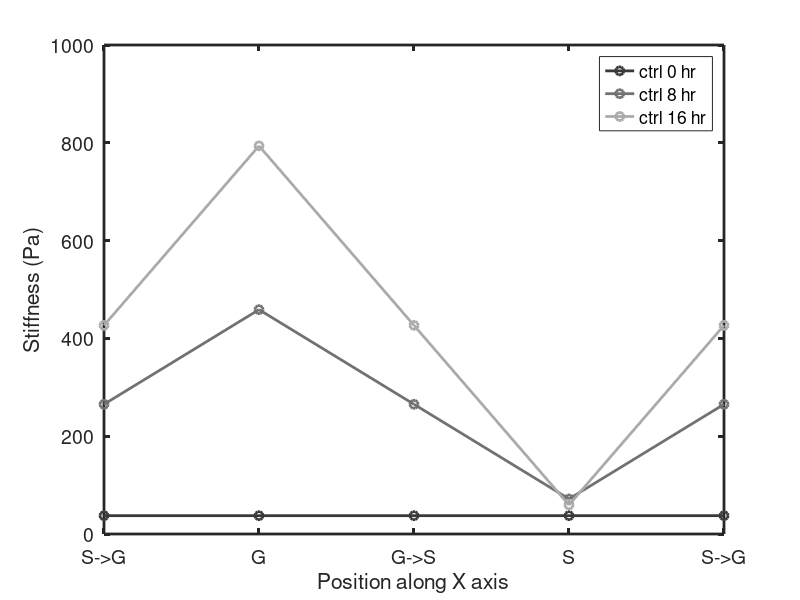
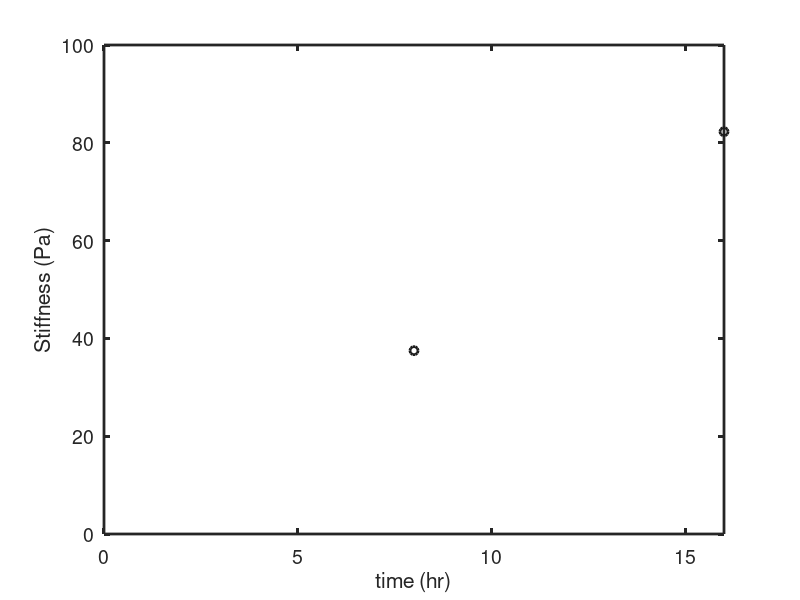

Source code (MATLAB) for these figures, in order:
%%
% This script is to create stiffness grid files for each time step. This
% is of course for instances where limited number of input files are used.
% If a better time resolution is needed, I have to modify Melda's code in
% order to be able to read spatio-temporal growth/expansion maps.
clear all
close all
%% This part should be defined by user
noTimePoints=3; % number of timepoints (e.g. if the user wants to input 5 growth maps, noTimePoints=5)
noPeriods=3;   % number of periods (gyrus or sulcus) that should appear in the tissue
noColumns=4*noPeriods+1;    % number of columns in the expansion grid file. For each square on the expansion rate grid, we need three values (i.e. expansion rate in x, y, z).
noRows=10;  % number of rows in the expansion grid file

% define stiffnesses for control and folding, for 8hr and 16hr
stiffnessAtG_ctrl_0hr = 37.49;
stiffnessAtS_ctrl_0hr = 37.49;
stiffnessAtSG_ctrl_0hr = (stiffnessAtG_ctrl_0hr+stiffnessAtS_ctrl_0hr)/2;
stiffnessAtGS_ctrl_0hr = (stiffnessAtG_ctrl_0hr+stiffnessAtS_ctrl_0hr)/2;

stiffnessAtG_ctrl_8hr = 37.49;
stiffnessAtS_ctrl_8hr = 37.49;
stiffnessAtSG_ctrl_8hr = (stiffnessAtG_ctrl_8hr+stiffnessAtS_ctrl_8hr)/2;
stiffnessAtGS_ctrl_8hr = (stiffnessAtG_ctrl_8hr+stiffnessAtS_ctrl_8hr)/2;

stiffnessAtG_ctrl_16hr = 82.27;
stiffnessAtS_ctrl_16hr = 82.27;
stiffnessAtSG_ctrl_16hr = (stiffnessAtG_ctrl_16hr+stiffnessAtS_ctrl_16hr)/2;
stiffnessAtGS_ctrl_16hr = (stiffnessAtG_ctrl_16hr+stiffnessAtS_ctrl_16hr)/2;

stiffnessAtG_folding_0hr = 37.49;
stiffnessAtS_folding_0hr = 37.49;
stiffnessAtSG_folding_0hr = (stiffnessAtG_folding_0hr+stiffnessAtS_folding_0hr)/2;
stiffnessAtGS_folding_0hr = (stiffnessAtG_folding_0hr+stiffnessAtS_folding_0hr)/2;

stiffnessAtG_folding_8hr = 458.83;
stiffnessAtS_folding_8hr = 71.71;
stiffnessAtSG_folding_8hr = (stiffnessAtG_folding_8hr+stiffnessAtS_folding_8hr)/2;
stiffnessAtGS_folding_8hr = (stiffnessAtG_folding_8hr+stiffnessAtS_folding_8hr)/2;

stiffnessAtG_folding_16hr = 793.77;
stiffnessAtS_folding_16hr = 59.43;
stiffnessAtSG_folding_16hr = (stiffnessAtG_folding_16hr+stiffnessAtS_folding_16hr)/2;
stiffnessAtGS_folding_16hr = (stiffnessAtG_folding_16hr+stiffnessAtS_folding_16hr)/2;
%% Creating the grids and writing them into file

% For expansion rates, we need to make two matrices, one for magnitude and
% one for orientation. Since for the case of brain folding, we don't have y
% growth, we either have orientations as 0 or 180 degrees of x or z axis.
% So I will first create the magnitude matrix. Then find the ones with
% negative values, set the orientation of those to 180. And then make all
% values in the magnitude matrix positive.
for timePointsID=1:noTimePoints
    stiffness_ctrl=zeros(noRows,noColumns);   % stiffness grid
    stiffness_folding=zeros(noRows,noColumns);   % stiffness grid
    for j=1:noRows
        for i=1:noPeriods
            if timePointsID==1
                stiffness_ctrl(j,(i-1)*4+1:(i-1)*4+4)=[stiffnessAtSG_ctrl_0hr,stiffnessAtG_ctrl_0hr,stiffnessAtGS_ctrl_0hr,stiffnessAtS_ctrl_0hr];
                stiffness_folding(j,(i-1)*4+1:(i-1)*4+4)=[stiffnessAtSG_folding_0hr,stiffnessAtG_folding_0hr,stiffnessAtGS_folding_0hr,stiffnessAtS_folding_0hr];
            elseif timePointsID==2
                stiffness_ctrl(j,(i-1)*4+1:(i-1)*4+4)=[stiffnessAtSG_ctrl_8hr,stiffnessAtG_ctrl_8hr,stiffnessAtGS_ctrl_8hr,stiffnessAtS_ctrl_8hr];
                stiffness_folding(j,(i-1)*4+1:(i-1)*4+4)=[stiffnessAtSG_folding_8hr,stiffnessAtG_folding_8hr,stiffnessAtGS_folding_8hr,stiffnessAtS_folding_8hr];
            elseif timePointsID==3
                stiffness_ctrl(j,(i-1)*4+1:(i-1)*4+4)=[stiffnessAtSG_ctrl_16hr,stiffnessAtG_ctrl_16hr,stiffnessAtGS_ctrl_16hr,stiffnessAtS_ctrl_16hr];
                stiffness_folding(j,(i-1)*4+1:(i-1)*4+4)=[stiffnessAtSG_folding_16hr,stiffnessAtG_folding_16hr,stiffnessAtGS_folding_16hr,stiffnessAtS_folding_16hr];
            end
        end
        if timePointsID==1
            stiffness_ctrl(j,noColumns)=stiffnessAtSG_ctrl_0hr;
            stiffness_folding(j,noColumns)=stiffnessAtSG_folding_0hr;
        elseif timePointsID==2
            stiffness_ctrl(j,noColumns)=stiffnessAtSG_ctrl_8hr;
            stiffness_folding(j,noColumns)=stiffnessAtSG_folding_8hr;
        elseif timePointsID==3
            stiffness_ctrl(j,noColumns)=stiffnessAtSG_ctrl_16hr;
            stiffness_folding(j,noColumns)=stiffnessAtSG_folding_16hr;
        end
    end
    
    
    
    filename=sprintf('StiffnessCtrl_3periods_10rows_t%d',timePointsID-1);
    fileID = fopen(filename,'w');
    fprintf(fileID,'%d %d \n',[noColumns,noRows]);  % number of columns and rows in the grid matrix
    % writing stiffness file for ctrl case
    for i=1:noRows
        fprintf(fileID,'%f ',stiffness_ctrl(i,:));
        fprintf(fileID,'\n');
    end
    fclose(fileID)
    
    filename=sprintf('StiffnessFolding_3periods_10rows_t%d',timePointsID-1);
    fileID = fopen(filename,'w');
    fprintf(fileID,'%d %d \n',[noColumns,noRows]);  % number of columns and rows in the grid matrix
    % writing stiffness file for folding case
    for i=1:noRows
        fprintf(fileID,'%f ',stiffness_folding(i,:));
        fprintf(fileID,'\n');
    end
    fclose(fileID)
end
%% This is just for plotting the stiffnesses
width = 6;     % Width in inches
height = 5;    % Height in inches
alw = 0.75;    % AxesLineWidth
fsz = 14;      % Fontsize
lw = 2;      % LineWidth
msz = 7; % MarkerSize

fig1=figure()
pos=get(gcf,'Position');
set(gcf,'Position',[pos(1) pos(2) width*50 height*50]);
set(gca,'FontSize',fsz,'LineWidth',lw)

cmap1=gray(10);
cmap2=autumn(10);

%plot([stiffnessAtSG_ctrl_0hr,stiffnessAtG_ctrl_0hr,stiffnessAtGS_ctrl_0hr,stiffnessAtS_ctrl_0hr,stiffnessAtSG_ctrl_0hr],'*-','color',cmap1(3,:),'Linewidth',lw)
%hold on
%plot([stiffnessAtSG_ctrl_8hr,stiffnessAtG_ctrl_8hr,stiffnessAtGS_ctrl_8hr,stiffnessAtS_ctrl_8hr,stiffnessAtSG_ctrl_8hr],'*-','color',cmap1(5,:),'Linewidth',lw)
%hold on
%plot([stiffnessAtSG_ctrl_16hr,stiffnessAtG_ctrl_16hr,stiffnessAtGS_ctrl_16hr,stiffnessAtS_ctrl_16hr,stiffnessAtSG_ctrl_16hr],'*-','color',cmap1(7,:),'Linewidth',lw)
%hold on
plot([stiffnessAtSG_folding_0hr,stiffnessAtG_folding_0hr,stiffnessAtGS_folding_0hr,stiffnessAtS_folding_0hr,stiffnessAtSG_folding_0hr],'o-','color',cmap1(3,:),'Linewidth',lw)
hold on
plot([stiffnessAtSG_folding_8hr,stiffnessAtG_folding_8hr,stiffnessAtGS_folding_8hr,stiffnessAtS_folding_8hr,stiffnessAtSG_folding_8hr],'o-','color',cmap1(5,:),'Linewidth',lw)
hold on
plot([stiffnessAtSG_folding_16hr,stiffnessAtG_folding_16hr,stiffnessAtGS_folding_16hr,stiffnessAtS_folding_16hr,stiffnessAtSG_folding_16hr],'o-','color',cmap1(7,:),'Linewidth',lw)

set(gcf,'Position',[pos(1) pos(2) width*60 height*60]);
set(gca,'FontSize',fsz,'LineWidth',lw)
%xlim([-5 100])
ylim([0 1000])
xticklabels({'S->G','G','G->S','S','S->G'})
legend('ctrl 0 hr','ctrl 8 hr','ctrl 16 hr','folding 0 hr','folding 8 hr','folding 16 hr','location','NorthEast')
xlabel('Position along X axis');ylabel('Stiffness (Pa)');
%% Extrapolating for 0 hr
width = 6;     % Width in inches
height = 5;    % Height in inches
alw = 0.75;    % AxesLineWidth
fsz = 14;      % Fontsize
lw = 2;      % LineWidth
msz = 7; % MarkerSize

fig1=figure()
pos=get(gcf,'Position');
set(gcf,'Position',[pos(1) pos(2) width*50 height*50]);
set(gca,'FontSize',fsz,'LineWidth',lw)

x=[8,16];
y=[37.49,82.27];

plot(x,y,'bo','color',cmap1(2,:),'Linewidth',lw)
set(gcf,'Position',[pos(1) pos(2) width*60 height*60]);
set(gca,'FontSize',fsz,'LineWidth',lw)
xlim([0 16])
ylim([0 100])
xlabel('time (hr)');ylabel('Stiffness (Pa)');
%% Creating the grids and writing them into file for ventricular surface

% For expansion rates, we need to make two matrices, one for magnitude and
% one for orientation. Since for the case of brain folding, we don't have y
% growth, we either have orientations as 0 or 180 degrees of x or z axis.
% So I will first create the magnitude matrix. Then find the ones with
% negative values, set the orientation of those to 180. And then make all
% values in the magnitude matrix positive.
for timePointsID=1:noTimePoints
    stiffness_folding=zeros(noRows,noColumns);   % stiffness grid
    for j=1:noRows
        for i=1:noPeriods
            if timePointsID==1
                stiffness_folding(j,(i-1)*4+1:(i-1)*4+4)=[stiffnessAtSG_folding_0hr,stiffnessAtSG_folding_0hr,stiffnessAtGS_folding_0hr,stiffnessAtGS_folding_0hr];
            elseif timePointsID==2
                stiffness_folding(j,(i-1)*4+1:(i-1)*4+4)=[stiffnessAtSG_folding_8hr,stiffnessAtSG_folding_8hr,stiffnessAtGS_folding_8hr,stiffnessAtGS_folding_8hr];
            elseif timePointsID==3
                stiffness_folding(j,(i-1)*4+1:(i-1)*4+4)=[stiffnessAtSG_folding_16hr,stiffnessAtSG_folding_16hr,stiffnessAtGS_folding_16hr,stiffnessAtGS_folding_16hr];
            end
        end
        if timePointsID==1
            stiffness_folding(j,noColumns)=stiffnessAtSG_folding_0hr;
        elseif timePointsID==2
            stiffness_folding(j,noColumns)=stiffnessAtSG_folding_8hr;
        elseif timePointsID==3
            stiffness_folding(j,noColumns)=stiffnessAtSG_folding_16hr;
        end
    end
    
    
    filename=sprintf('StiffnessFolding_3periods_10rows_VZ_t%d',timePointsID-1);
    fileID = fopen(filename,'w');
    fprintf(fileID,'%d %d \n',[noColumns,noRows]);  % number of columns and rows in the grid matrix
    % writing stiffness file for folding case
    for i=1:noRows
        fprintf(fileID,'%f ',stiffness_folding(i,:));
        fprintf(fileID,'\n');
    end
    fclose(fileID)
end
%% Creating stiffness grids for Lola's project


noFiles=5; %
noColumns=11;    %
noRows=4;  %

initialStiffness=1600;


for fileID=1:noFiles
    stiffness=zeros(noRows,noColumns)+1600;   % stiffness grid
    
    stiffness(:,5:7)=(1-(fileID-1)*0.25)*stiffness(:,5:7);
    if fileID==noFiles
        stiffness(:,5:7)=1;
    end
 
    
    filename=sprintf('Stiffness96hrRectangleWing_Reduction_%d',fileID-1);
    filename = fopen(filename,'w');
    fprintf(filename,'%d %d \n',[noColumns,noRows]);  % number of columns and rows in the grid matrix
    % writing stiffness file for folding case
    for i=1:noRows
        fprintf(filename,'%f ',stiffness(i,:));
        fprintf(filename,'\n');
    end
    fclose(filename)
end
%% Creating stiffness grids for Lola's project


noFiles=5; %
noColumns=55;    %
midColumn=ceil(noColumns/2);
noRows=4;  %

initialStiffness=1600;


for fileID=1:noFiles
    stiffness=zeros(noRows,noColumns)+1600;   % stiffness grid
    
    stiffness(:,midColumn-1:midColumn+1)=(1-(fileID-1)*0.25)*stiffness(:,midColumn-1:midColumn+1);
    if fileID==noFiles
        stiffness(:,midColumn-1:midColumn+1)=0.000001;
    end
 
    
    filename=sprintf('Stiffness96hrRectangleWing_FineGrid_Reduction_%d',fileID-1);
    filename = fopen(filename,'w');
    fprintf(filename,'%d %d \n',[noColumns,noRows]);  % number of columns and rows in the grid matrix
    % writing stiffness file for folding case
    for i=1:noRows
        fprintf(filename,'%f ',stiffness(i,:));
        fprintf(filename,'\n');
    end
    fclose(filename)
end

%% Creating stiffness grids for Lola's project


noFiles=5; %
noColumns=110;    %
midColumn=ceil(noColumns/2);
noRows=4;  %

initialStiffness=1600;


for fileID=1:noFiles
    stiffness=zeros(noRows,noColumns)+1600;   % stiffness grid
    
    stiffness(:,midColumn-1:midColumn+1)=(1-(fileID-1)*0.25)*stiffness(:,midColumn-1:midColumn+1);
    if fileID==noFiles
        stiffness(:,midColumn-1:midColumn+1)=0.000001;
    end
 
    
    filename=sprintf('Stiffness96hrRectangleWing_VeryFineGrid_Reduction_%d',fileID-1);
    filename = fopen(filename,'w');
    fprintf(filename,'%d %d \n',[noColumns,noRows]);  % number of columns and rows in the grid matrix
    % writing stiffness file for folding case
    for i=1:noRows
        fprintf(filename,'%f ',stiffness(i,:));
        fprintf(filename,'\n');
    end
    fclose(filename)
end
%% Creating stiffness grids for Lola's project


noFiles=5; %
noColumns=55;    %
midColumn=ceil(noColumns/2);
noRows=4;  %

initialStiffness=160000;


for fileID=1:noFiles
    stiffness=zeros(noRows,noColumns)+160000;   % stiffness grid
    
    stiffness(:,midColumn-1:midColumn+1)=(1-(fileID-1)*0.25)*stiffness(:,midColumn-1:midColumn+1);
    if fileID==noFiles
        stiffness(:,midColumn-1:midColumn+1)=0.000001;
    end
 
    
    filename=sprintf('Stiffness96hrRectangleWing_FineGrid_Reduction_100TimesStiffer_%d',fileID-1);
    filename = fopen(filename,'w');
    fprintf(filename,'%d %d \n',[noColumns,noRows]);  % number of columns and rows in the grid matrix
    % writing stiffness file for folding case
    for i=1:noRows
        fprintf(filename,'%f ',stiffness(i,:));
        fprintf(filename,'\n');
    end
    fclose(filename)
end
%% Creating stiffness grids for Lola's project


noFiles=5; %
noColumns=55;    %
midColumn=ceil(noColumns/2);
noRows=4;  %

initialStiffness=16000;


for fileID=1:noFiles
    stiffness=zeros(noRows,noColumns)+160000;   % stiffness grid
    
    stiffness(:,midColumn-1:midColumn+1)=(1-(fileID-1)*0.25)*stiffness(:,midColumn-1:midColumn+1);
    if fileID==noFiles
        stiffness(:,midColumn-1:midColumn+1)=0.000001;
    end
 
    
    filename=sprintf('Stiffness96hrRectangleWing_FineGrid_Reduction_10TimesStiffer_%d',fileID-1);
    filename = fopen(filename,'w');
    fprintf(filename,'%d %d \n',[noColumns,noRows]);  % number of columns and rows in the grid matrix
    % writing stiffness file for folding case
    for i=1:noRows
        fprintf(filename,'%f ',stiffness(i,:));
        fprintf(filename,'\n');
    end
    fclose(filename)
end